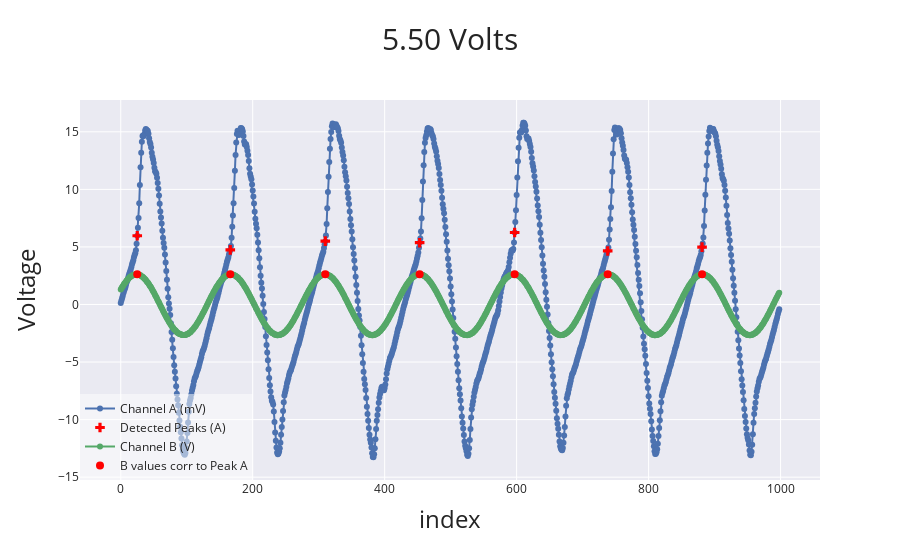

The notebook cell this image was saved under:
### Markdown cell above
## Drawing peaks of A and corresponding values of channel B

### Code cell
fig = go.Figure()
fig.add_trace(go.Scatter(
    y=time_series_A,
    mode='lines+markers',
    name='Channel A (mV)'
))

fig.add_trace(go.Scatter(
    x=indices,
    y=[time_series_A[j] for j in indices],
    mode='markers',
    marker=dict(
        size=8,
        color='red',
        symbol='cross'
    ),
    name='Detected Peaks (A)'
))

fig.add_trace(go.Scatter(
    y=time_series_B,
    mode='lines+markers',
    name='Channel B (V)'
))

fig.add_trace(go.Scatter(
    x=indices,
    y=[time_series_B[j] for j in indices],
    mode='markers',
    marker=dict(
        size=8,
        color='red',
        symbol='circle'
    ),
    name='B values corr to Peak A'
))

fig.update_layout(yaxis_title="Voltage", xaxis_title=" index")
fig.update_layout(title= volts + " Volts" )

fig.update_layout(title_font=dict(size=30))
fig.update_xaxes(titlefont = dict(size = 24))
fig.update_yaxes(titlefont = dict(size = 24))
fig.update_layout(legend=dict(x=0, y=0))
fig.update_layout(legend=dict(bgcolor='rgba(255, 255, 255, 0.5)'))

fig.write_image("ChaA_ChanB{}.png".format(volts))

fig.show()

### Figure 1 — Plotly figure (JSON) as saved in the notebook; plotly's stock layout.template omitted (floating-point values rounded to 4 significant figures; data arrays with more than 128 entries replaced by an {"elided": "..."} marker saying what was removed)
{"data": [{"mode": "lines+markers", "name": "Channel A (mV)", "type": "scatter", "y": {"elided": "999 float values"}}, {"marker": {"color": "red", "size": 8, "symbol": "cross"}, "mode": "markers", "name": "Detected Peaks (A)", "type": "scatter", "x": [25, 166, 310, 453, 597, 738, 881], "y": [5.972, 4.742, 5.5, 5.366, 6.253, 4.65, 4.984]}, {"mode": "lines+markers", "name": "Channel B (V)", "type": "scatter", "y": {"elided": "999 float values"}}, {"marker": {"color": "red", "size": 8, "symbol": "circle"}, "mode": "markers", "name": "B values corr to Peak A", "type": "scatter", "x": [25, 166, 310, 453, 597, 738, 881], "y": [2.622, 2.627, 2.626, 2.625, 2.621, 2.628, 2.628]}], "layout": {"legend": {"bgcolor": "rgba(255, 255, 255, 0.5)", "x": 0, "y": 0}, "title": {"font": {"size": 30}, "text": "5.50 Volts"}, "xaxis": {"title": {"font": {"size": 24}, "text": " index"}}, "yaxis": {"title": {"font": {"size": 24}, "text": "Voltage"}}}}
